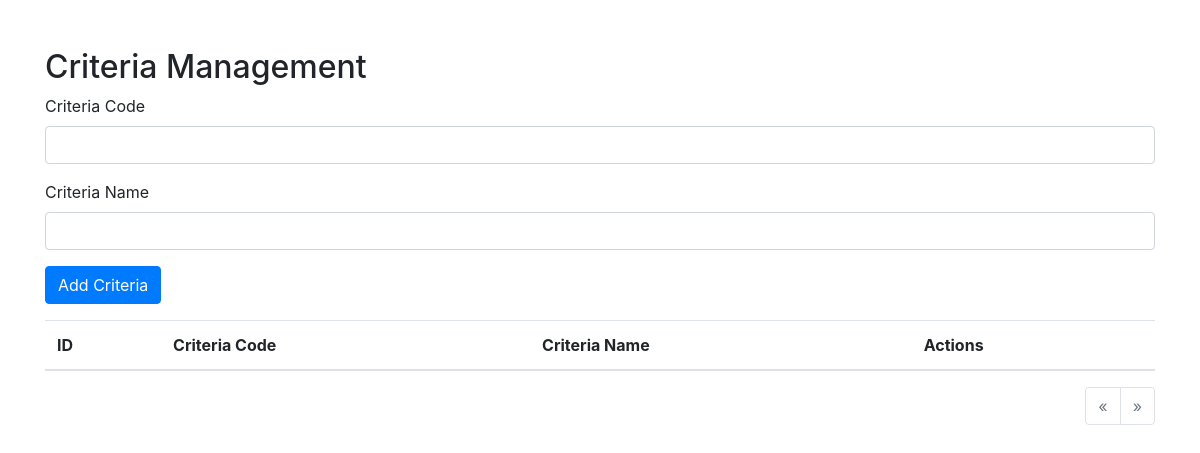
The app's page /master_file/create_criteria.php, older data.
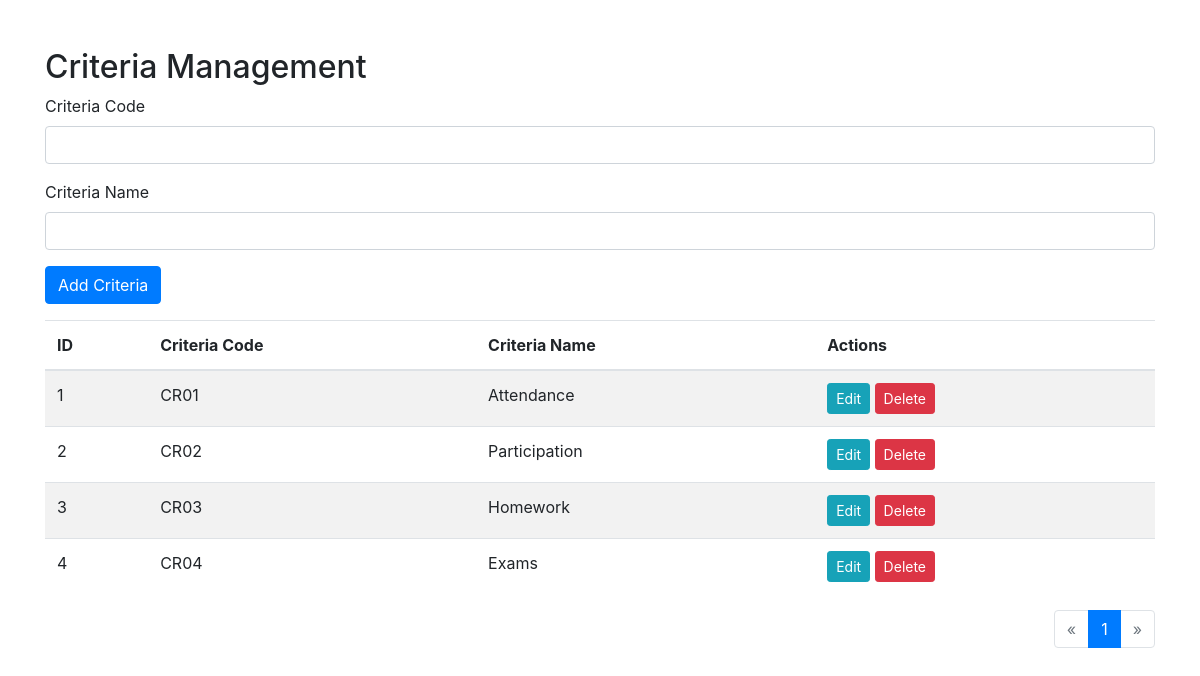
The same page, newer data.
### tables this page shows
CREATE TABLE `criterias` (
  `id` int(11) NOT NULL,
  `criteria_code` varchar(100) NOT NULL,
  `criteria_name` varchar(255) NOT NULL,
  `created_at` timestamp NOT NULL DEFAULT current_timestamp()
);

### master_file/create_criteria.php (the view, shortened to what this page needs)
<?php
include("../database/connection.php");
$results_per_page = 5;
$page = isset($_GET['page']) ? (int)$_GET['page'] : 1;
$start = ($page - 1) * $results_per_page;
$sql = "SELECT * FROM criterias LIMIT $start, $results_per_page";
$result = $conn->query($sql);
$sql_total = "SELECT COUNT(*) as total FROM criterias";
$result_total = $conn->query($sql_total);
$total_rows = $result_total->fetch_assoc()['total'];
$total_pages = ceil($total_rows / $results_per_page);
?>
<!DOCTYPE html>
<html lang="en">
<head>
    <link href="https://stackpath.bootstrapcdn.com/bootstrap/4.5.2/css/bootstrap.min.css" rel="stylesheet">
</head>
<body>
<div class="container mt-5">
    <h2>Criteria Management</h2>
    <form action="" method="post" class="mb-3">
        <div class="form-group">
            <label for="criteria_code">Criteria Code</label>
            <input type="text" class="form-control" id="criteria_code" name="criteria_code" required>
        </div>
        <div class="form-group">
            <label for="criteria_name">Criteria Name</label>
            <input type="text" class="form-control" id="criteria_name" name="criteria_name" required>
        </div>
        <button type="submit" name="add_criteria" class="btn btn-primary">Add Criteria</button>
    </form>
    <table class="table table-striped">
        <thead>
            <tr>
                <th>ID</th>
                <th>Criteria Code</th>
                <th>Criteria Name</th>
                <th>Actions</th>
            </tr>
        </thead>
        <tbody>
            <?php while ($row = $result->fetch_assoc()): ?>
                <tr>
                    <td><?php echo $row['id']; ?></td>
                    <td><?php echo htmlspecialchars($row['criteria_code']); ?></td>
                    <td><?php echo htmlspecialchars($row['criteria_name']); ?></td>
                    <td>
                        <button class="btn btn-info btn-sm" data-toggle="modal" data-target="#editModal" data-id="<?php echo $row['id']; ?>" data-criteria_code="<?php echo htmlspecialchars($row['criteria_code']); ?>" data-criteria_name="<?php echo htmlspecialchars($row['criteria_name']); ?>">Edit</button>
                        <form action="" method="post" class="d-inline">
                            <button type="submit" name="delete_criteria" class="btn btn-danger btn-sm">Delete</button>
                        </form>
                    </td>
                </tr>
            <?php endwhile; ?>
        </tbody>
    </table>
    <nav aria-label="Page navigation">
        <ul class="pagination justify-content-end">
            <li class="page-item <?php if ($page <= 1) echo 'disabled'; ?>">
                <a class="page-link" href="?page=<?php echo $page - 1; ?>" aria-label="Previous">
                    <span aria-hidden="true">&laquo;</span>
                </a>
            </li>
            <?php for ($i = 1; $i <= $total_pages; $i++): ?>
                <li class="page-item <?php if ($i == $page) echo 'active'; ?>">
                    <a class="page-link" href="?page=<?php echo $i; ?>"><?php echo $i; ?></a>
                </li>
            <?php endfor; ?>
            <li class="page-item <?php if ($page >= $total_pages) echo 'disabled'; ?>">
                <a class="page-link" href="?page=<?php echo $page + 1; ?>" aria-label="Next">
                    <span aria-hidden="true">&raquo;</span>
                </a>
            </li>
        </ul>
    </nav>
</div>
</body>
</html>

Row changes from the older to the newer data that the page shows:
added criterias: id "1", criteria_code "CR01", criteria_name "Attendance"
added criterias: id "2", criteria_code "CR02", criteria_name "Participation"
added criterias: id "3", criteria_code "CR03", criteria_name "Homework"
added criterias: id "4", criteria_code "CR04", criteria_name "Exams"
Text that changed along with them:
new list line: "1"
